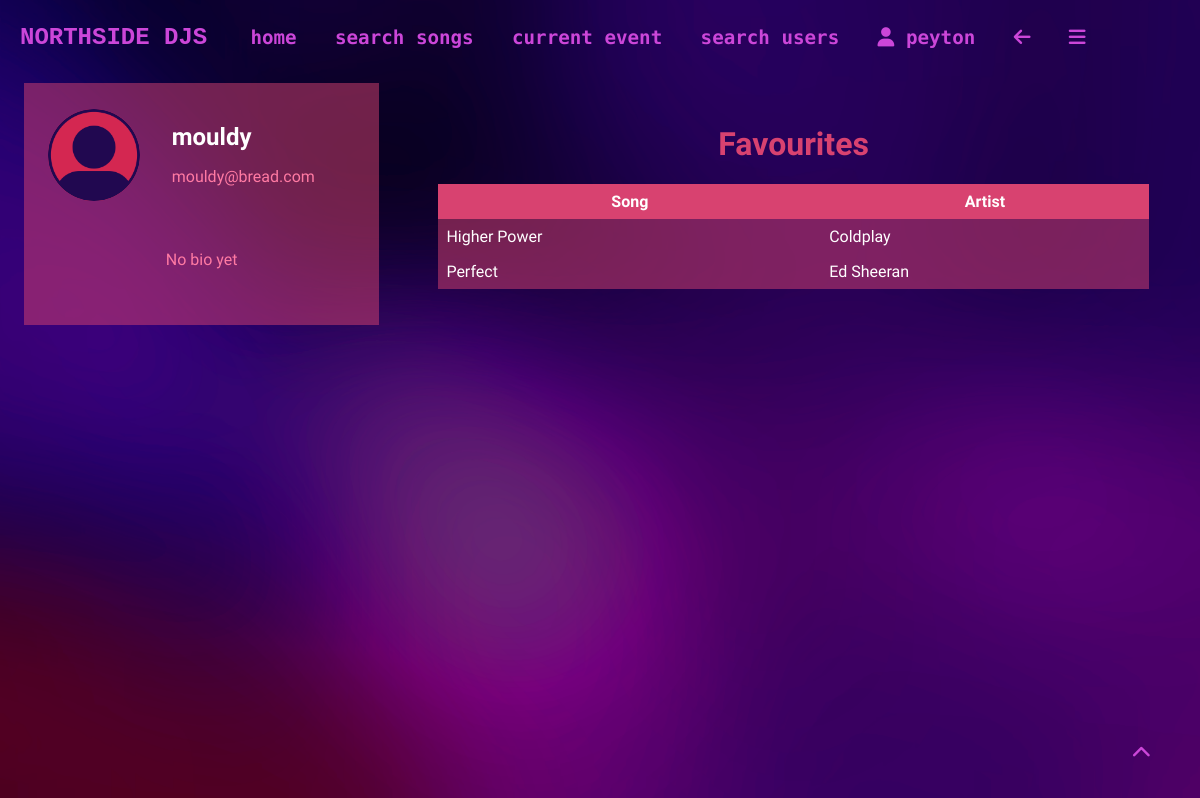
/user/mouldy (signed in), run on an earlier commit of the app's database.
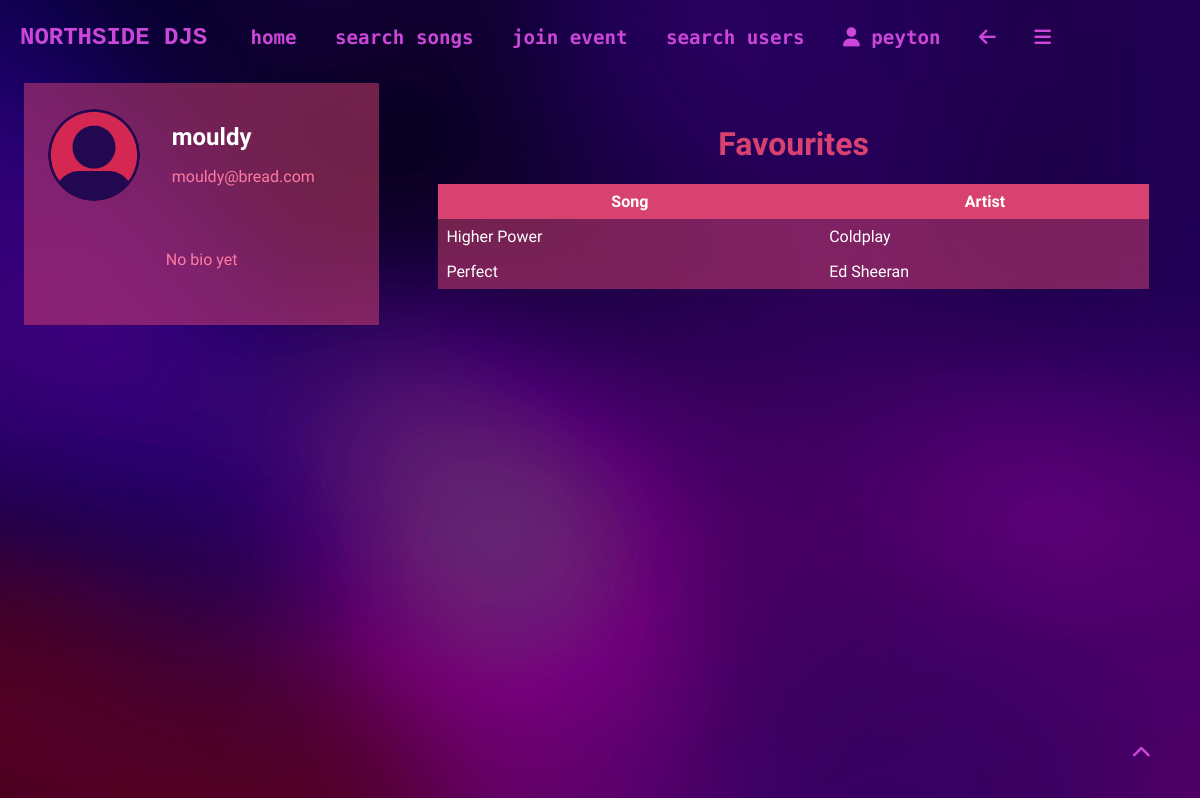
And on a later commit of the database.
### app/models.py (models this page shows, shortened)
class User(UserMixin, db.Model): # model for the user table
    user_id = db.Column(db.Integer, primary_key=True)
    username = db.Column(db.String(64), index=True, unique=True)
    email = db.Column(db.String(120), index=True, unique=True)
    password_hash = db.Column(db.String(128))
    about_me = db.Column(db.String(140))
    in_event = db.Column(db.Boolean, default=False)
    pfp = db.Column(db.String(140))
    events = db.relationship('Events', back_populates='user')
    songs = db.relationship('FavouriteSong', back_populates='user')
    event_users = db.relationship('EventUsers', back_populates='user')
    voted_songs = db.relationship('VotedSongs', back_populates='user')
    song_reviews = db.relationship('SongReviews', back_populates='user', foreign_keys='SongReviews.user_id')
    username_rel = db.relationship('SongReviews', back_populates='username_rel', foreign_keys='SongReviews.username')
    def get_id(self): # returns the user id as a string
        return str(self.user_id)

class FavouriteSong(db.Model): # model for the favourite songs table
    song_id = db.Column(db.Integer, primary_key=True, unique=True)
    track_id = db.Column(db.Integer, index=True)
    song_name = db.Column(db.String(64), index=True)
    artist_name = db.Column(db.String(64), index=True)
    user_id = db.Column(db.Integer, db.ForeignKey('user.user_id', name='songs_user_id'))
    user = db.relationship('User', back_populates='songs')

### app/routes.py (the view)
@app.route('/user/<username>') # user profile page
@login_required
def user(username):
    user = User.query.filter_by(username=username).first_or_404() # gets the user from the database
    event_users = EventUsers.query.filter_by(user_id=user.user_id).all() # gets the events the user is in
    if user == current_user: # checks if the user is the current user
        favourites = my_favourites() # gets the current users favourites
    else: # if the user is not the current user
        favourites = user_favourites(user.user_id) # gets the users favourites
    return render_template('user.html', user=user, event_users=event_users, favourites=favourites)

### app/models.py (called while the page is built)
@login.user_loader # loads the user
def load_user(user_id):
    return User.query.get(int(user_id)) # returns the user id as an integer

### app/routes.py (called while the page is built)
@app.context_processor # injects the current event the user is in into all templates
def inject_user_event():
    if current_user.is_authenticated: # checks if the user is logged in
        if current_user.in_event: # checks if the user is in an event
            user_id = current_user.user_id
            user_event = EventUsers.query.filter_by(user_id=user_id).first().event_id
            return dict(user_event=user_event) # returns the event that the user is in
        else:
            return dict(user_event=None) # returns the user event as none if the user is not in an event
    return dict(user_event=None) # returns the user event as none if the user is not logged in

def user_favourites(user_id):
    favourites = FavouriteSong.query.filter_by(user_id=user_id)
    print(favourites)
    for song in favourites:
        print(song.song_name)
        print(song.artist_name)
    return favourites # returns the users favourites

### app/templates/user.html (shortened to what this page needs)
{% extends "base.html" %}
{% block content %}
<div class="row">
  <div class="column profileleft">
    <div class="profilecard">
      <div class="row">
        <div class="column left">
          <div class="container">
            {% if user.pfp %}
              {% if user == current_user %}
                <img src="{{url_for('static', filename='uploads/' + user.pfp)}}" onclick="location.href='{{ url_for('upload_pfp') }}'" alt="profile picture">
                <div class="overlay">Upload Image</div>
              {% else %}
                <div class="nohover">
                  <img src="{{url_for('static', filename='uploads/' + user.pfp)}}" alt="profile picture">
                </div>
              {% endif %}
            {% else %}
              {% if user == current_user %}
                <img src="/static/images/defaultpfp.png" onclick="location.href='{{ url_for('upload_pfp') }}'" alt="profile picture">
                <div class="overlay">Upload Image</div>
              {% else %}
              <div class="nohover">
                  <img src="/static/images/defaultpfp.png" alt="profile picture">
              </div>
              {% endif %}
            {% endif %}
          </div>
        </div>
        <div class="column right">
          <h1>{{ user.username}}</h1>
          <p>{{ user.email }}</p>
        </div>
      </div>
      <div class="centre">
        {% if user.about_me %}
          <p>{{ user.about_me }}</p>
        {% else %}
            {% if user == current_user %}
              <p>Add something about yourself! <a href="{{url_for('edit_profile')}}">Edit Profile</a></p>
            {% else %}
              <p>No bio yet</p>
            {% endif %}
        {% endif %}
      </div>
    </div>
  </div>
  <div class="column profileright">
    {% if user==current_user %}
      <a href="{{url_for('create_event')}}"><i class="fa-solid fa-calendar-plus"></i>       Create Event</a>
      <a href="{{url_for('my_favourites')}}"><i class="fa-solid fa-heart"></i>       My Favourites</a>
      <a href="{{url_for('my_events')}}"><i class="fa-solid fa-calendar-days"></i>       My Events</a>
    {% else %}
    <h1>Favourites</h1>
    <table>
      <tr>
        <th>Song</th>
        <th>Artist</th>
      </tr>
      {% if favourites %}
        {% for song in favourites %}
          <tr>
              <td>{{ song.song_name }}</td>
              <td>{{ song.artist_name }}</td>
          </tr>
        {% endfor %}
    {% else %}
      <tr>
        <td>No favourites yet</td>
      </tr>
    {% endif %}
    </table>
    {% endif %}
  </div>
</div>
{% endblock %}

### app/templates/base.html (shortened to what this page needs)
<!DOCTYPE html>
<html lang="en">
<head>
   <link rel="stylesheet" href="{{ url_for('static', filename='css/styles.css') }}">
</head>
<body class="{% block body_class %}{% endblock %}">
    <div class="header" id="top">
        <h1 class="logo" onclick="location.href='{{ url_for('index') }}'">NORTHSIDE DJS</h1>
        <a href="{{ url_for('index') }}">home</a>
        {% if current_user.is_anonymous %}
            <a href="{{ url_for('register') }}">sign up</a>
            <a href="{{ url_for('login') }}">log in</a>
        {% else %}
            <a href="{{ url_for('search') }}">search songs</a>
                {% if current_user.in_event == 0 %}
                <a href="{{ url_for('join_event')}}">join event</a>
                {% else %}
                    <a href="{{ url_for('event', event_id=user_event) }}">current event</a>
                {% endif %}
            <a href="{{ url_for('search_users') }}">search users</a>
            <a href="{{ url_for('user', username=current_user.username) }}"><i class="fa-solid fa-user"></i> {{current_user.username}}</a>
            <a href="javascript:history.back()"><i class="fa-solid fa-arrow-left"></i></a>
            <div class="hamburger">
                <a href="javascript:showSidebar()"><i class="fa-solid fa-bars"></i></a>
            </div>
        {% endif %}
    </div>
    {% block content %}{% endblock %}
<div class="footer header">
        <a href="#top" id="scrollbtn"><i class="fa-solid fa-chevron-up"></i></a>
    </div>
</body>
</html>

### app/static/css/styles.css (style rules this page uses)
* { scroll-behavior: smooth; }
#scrollbtn { position: fixed; bottom: 20px; right: 30px; }
body { background-image: url('/static/images/defaultbg.png'); background-size: cover; color: #D84270; font-family: 'Tektur', monospace; }
.footer { display: flex; justify-content: right; align-items: right; text-align: right; }
table { border-collapse: collapse; width: 100%; }
th { background-color: #D84270; color: white; border: none; padding: 0.5em; }
td { background-color: rgba(216, 66, 112, 0.5); color: white; padding: 0.5em; }
.row { display: flex; justify-content: space-between; margin: 0; padding: 0; }
.row:after { content: ""; display: table; clear: both; }
.column { float: left; }
.profileleft { width: 30%; padding: 1em; }
.profileright { width: 60%; padding: 1em; display: flex; flex-direction: column; justify-content: center; align-items: center; }
.left { width: 30%; padding: 1em; display: flex; flex-direction: column; justify-content: center; align-items: center; }
.right { width: 60%; padding: 1em; }
.centre { display: flex; justify-content: center; align-items: center; flex-direction: column; text-align: center; padding: 1em; margin: 0, 10em; }
.centre p { width: 80%; }
.header { display: flex; align-items: center; color: #8661C1; }
.header a { color: #CC46D9; transition: 0.3s ease-in-out;; margin-right: 1em; text-decoration: none; font-weight: 900; font-size: 1.2em; font-family: 'Nova Mono', monospace; padding: 0.3em 0.5em; margin: 0.5em; position: relative; }
.header a::before { background-color: #CC46D9; content: ""; width: 100%; height: 2px; position: absolute; bottom: 0; left: 0; transform-origin: right; transform: scaleX(0); transition: transform 0.3s ease-in-out; box-shadow: 0 0 10px #CC46D9; }
.logo { transition: 1s ease-in-out; color: #CC46D9; padding-left: 0.5em; padding-right: 1em; font-size: 1.5em; font-family: 'cubic', monospace; }
.profilecard { display: flex; flex-direction: column; padding: 0.5em; background-color: rgba(216, 66, 112, 0.5); color: #ff7aa3; height: 100%; }
.container img { display: block; width: 100%; aspect-ratio: 1/1; border-radius: 100%; transition: 0.5s ease-in-out; z-index: 1; }
.container { position: relative; width: 100%; }
.nohover img { opacity: 1; transition: 0.5s ease-in-out; }
.profilecard h1 { color: white; font-size: 1.5em; }

What changed in the data, as far as the page shows it:
changed User "peyton": in_event True → False (drawn)
Also different on the page:
text no longer shown: "current event"
text now shown: "join event"
